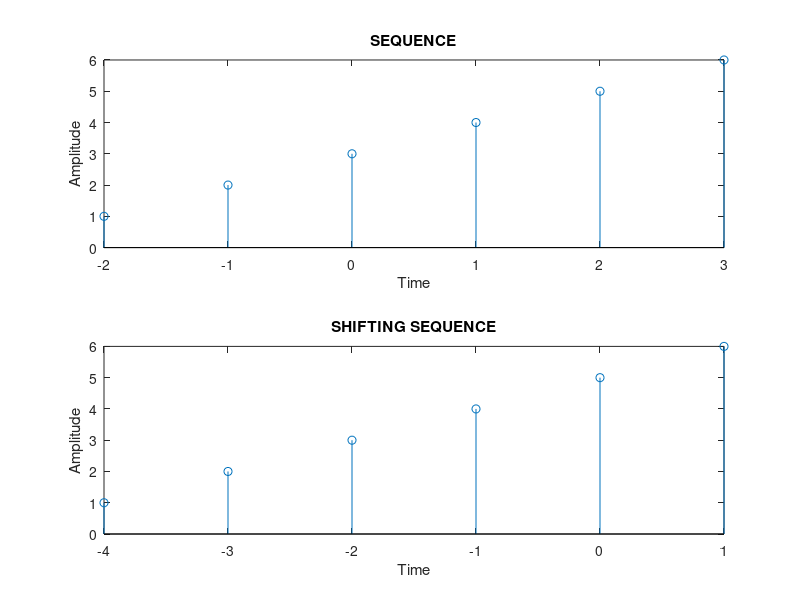

Reproduce this figure in MATLAB.
x=-2:1:3;
y=1:6;
n=2;
shift=x-n;
subplot(211),stem(x,y);
xlabel('Time');
ylabel('Amplitude');
title('SEQUENCE');
subplot(212),stem(shift,y);
xlabel('Time');
ylabel('Amplitude');
title('SHIFTING SEQUENCE');